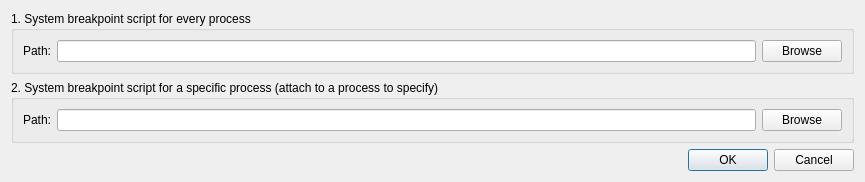
<?xml version="1.0" encoding="UTF-8"?>
<ui version="4.0">
 <class>SystemBreakpointScriptDialog</class>
 <widget class="QDialog" name="SystemBreakpointScriptDialog">
  <property name="geometry">
   <rect>
    <x>0</x>
    <y>0</y>
    <width>865</width>
    <height>169</height>
   </rect>
  </property>
  <property name="windowTitle">
   <string>System breakpoint scripts</string>
  </property>
  <property name="windowIcon">
   <iconset resource="../../resource.qrc">
    <normaloff>:/icons/images/initscript.png</normaloff>:/icons/images/initscript.png</iconset>
  </property>
  <layout class="QVBoxLayout" name="verticalLayout">
   <item>
    <widget class="QGroupBox" name="groupBoxGlobal">
     <property name="title">
      <string>1. System breakpoint script for every process</string>
     </property>
     <layout class="QVBoxLayout" name="verticalLayout_2">
      <item>
       <layout class="QHBoxLayout" name="horizontalLayout">
        <item>
         <widget class="QLabel" name="labelGlobal">
          <property name="text">
           <string>Path:</string>
          </property>
         </widget>
        </item>
        <item>
         <widget class="QLineEdit" name="lineEditGlobal"/>
        </item>
        <item>
         <widget class="QPushButton" name="pushButtonGlobal">
          <property name="text">
           <string>Browse</string>
          </property>
         </widget>
        </item>
       </layout>
      </item>
     </layout>
    </widget>
   </item>
   <item>
    <widget class="QGroupBox" name="groupBoxDebuggee">
     <property name="title">
      <string>2. System breakpoint script for a specific process (attach to a process to specify)</string>
     </property>
     <layout class="QVBoxLayout" name="verticalLayout_3">
      <item>
       <layout class="QHBoxLayout" name="horizontalLayout_2">
        <item>
         <widget class="QLabel" name="labelDebuggee">
          <property name="text">
           <string>Path:</string>
          </property>
         </widget>
        </item>
        <item>
         <widget class="QLineEdit" name="lineEditDebuggee"/>
        </item>
        <item>
         <widget class="QPushButton" name="pushButtonDebuggee">
          <property name="text">
           <string>Browse</string>
          </property>
         </widget>
        </item>
       </layout>
      </item>
     </layout>
    </widget>
   </item>
   <item>
    <widget class="QDialogButtonBox" name="buttonBox">
     <property name="orientation">
      <enum>Qt::Horizontal</enum>
     </property>
     <property name="standardButtons">
      <set>QDialogButtonBox::Cancel|QDialogButtonBox::Ok</set>
     </property>
    </widget>
   </item>
  </layout>
 </widget>
 <resources>
  <include location="../../resource.qrc"/>
 </resources>
 <connections>
  <connection>
   <sender>buttonBox</sender>
   <signal>accepted()</signal>
   <receiver>SystemBreakpointScriptDialog</receiver>
   <slot>accept()</slot>
   <hints>
    <hint type="sourcelabel">
     <x>227</x>
     <y>151</y>
    </hint>
    <hint type="destinationlabel">
     <x>157</x>
     <y>168</y>
    </hint>
   </hints>
  </connection>
  <connection>
   <sender>buttonBox</sender>
   <signal>rejected()</signal>
   <receiver>SystemBreakpointScriptDialog</receiver>
   <slot>reject()</slot>
   <hints>
    <hint type="sourcelabel">
     <x>295</x>
     <y>157</y>
    </hint>
    <hint type="destinationlabel">
     <x>286</x>
     <y>168</y>
    </hint>
   </hints>
  </connection>
 </connections>
</ui>
